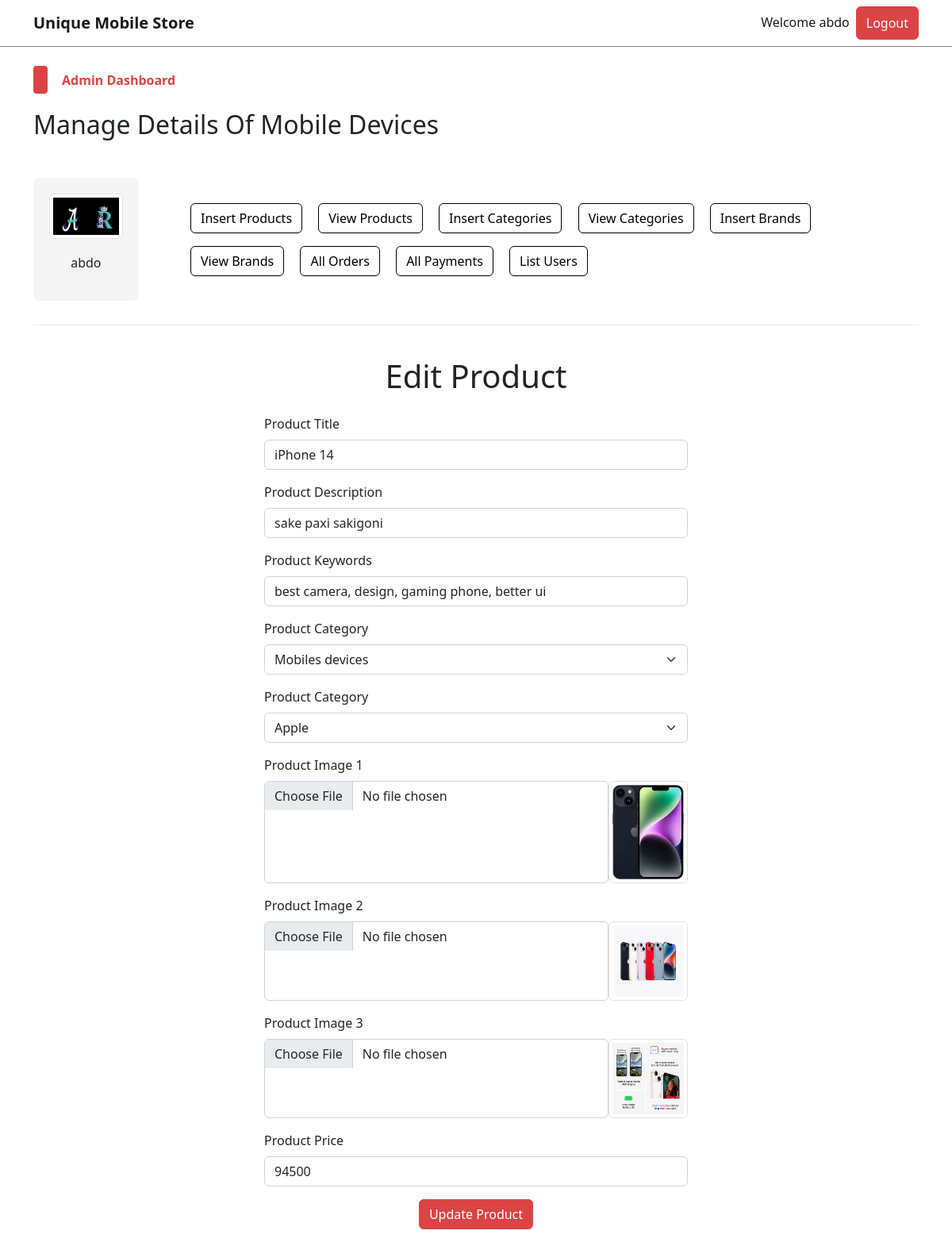
The app's page /admin/index.php?edit_product=1 (signed in) with its own data.
### tables this page shows
CREATE TABLE `admin_table` (
  `admin_id` int(11) NOT NULL,
  `admin_name` varchar(100) NOT NULL,
  `admin_email` varchar(200) NOT NULL,
  `admin_image` varchar(255) NOT NULL,
  `admin_password` varchar(255) NOT NULL
);

CREATE TABLE `products` (
  `product_id` int(11) NOT NULL,
  `product_title` varchar(120) NOT NULL,
  `product_description` varchar(255) NOT NULL,
  `product_keywords` varchar(255) NOT NULL,
  `category_id` int(11) NOT NULL,
  `brand_id` int(11) NOT NULL,
  `product_image_one` varchar(255) NOT NULL,
  `product_image_two` varchar(255) NOT NULL,
  `product_image_three` varchar(255) NOT NULL,
  `product_price` float NOT NULL,
  `date` timestamp NOT NULL DEFAULT current_timestamp() ON UPDATE current_timestamp(),
  `status` varchar(100) NOT NULL
);

### admin/edit_product.php (the view, shortened to what this page needs)
<?php
    if(isset($_GET['edit_product'])){
        $edit_id = $_GET['edit_product'];
        $get_data_query = "SELECT * FROM `products` WHERE product_id = $edit_id";
        $get_data_result = mysqli_query($con,$get_data_query);
        $row_fetch_data = mysqli_fetch_array($get_data_result);
        $product_title = $row_fetch_data['product_title'];
        $product_description = $row_fetch_data['product_description'];
        $product_keywords = $row_fetch_data['product_keywords'];
        $category_id = $row_fetch_data['category_id'];
        $brand_id = $row_fetch_data['brand_id'];
        $product_image_one_old = $row_fetch_data['product_image_one'];
        $product_image_two_old = $row_fetch_data['product_image_two'];
        $product_image_three_old = $row_fetch_data['product_image_three'];
        $product_price = $row_fetch_data['product_price'];
    }
    ?>
<div class="container">
    <div class="row justify-content-center">
        <div class="col-md-6">
            <h1 class="text-center mb-4">Edit Product</h1>
            <form action="" method="post" enctype="multipart/form-data" class="d-flex flex-column gap-3 mb-3">
                <div class="form-outline">
                    <label for="product_title" class="form-label">Product Title</label>
                    <input type="text" name="product_title" id="product_title" class="form-control" required value="<?php echo $product_title;?>">
                </div>
                <div class="form-outline">
                    <label for="product_description" class="form-label">Product Description</label>
                    <input type="text" name="product_description" id="product_description" class="form-control" required value="<?php echo $product_description;?>">
                </div>
                <div class="form-outline">
                    <label for="product_keywords" class="form-label">Product Keywords</label>
                    <input type="text" name="product_keywords" id="product_keywords" class="form-control" required value="<?php echo $product_keywords;?>">
                </div>
                <div class="form-outline">
                    <label for="product_category" class="form-label">Product Category</label>
                    <select name="product_category" id="product_category" class="form-select" required >
                        <?php
                        $select_category_query_all = "SELECT * FROM `categories`";
                        $select_category_result_all = mysqli_query($con,$select_category_query_all);
                        while($fetch_category_name_all = mysqli_fetch_array($select_category_result_all)){
                            $category_name_is_all = $fetch_category_name_all['category_title'];
                            $category_id_is_all = $fetch_category_name_all['category_id'];
                            echo $category_id_is_all == $category_id ? "
                            <option value='$category_id_is_all' selected>$category_name_is_all</option>
                        ": "
                        <option value='$category_id_is_all'>$category_name_is_all</option>
                    ";
                        }
                        ?>
                    </select>
                </div>
                <div class="form-outline">
                    <label for="product_brand" class="form-label">Product Category</label>
                    <select name="product_brand" id="product_brand" class="form-select" required>
                        <?php
                        $select_brand_query_all = "SELECT * FROM `brands`";
                        $select_brand_result_all = mysqli_query($con,$select_brand_query_all);
                        while($fetch_brand_name_all = mysqli_fetch_array($select_brand_result_all)){
                            $brand_name_is_all = $fetch_brand_name_all['brand_title'];
                            $brand_id_is_all = $fetch_brand_name_all['brand_id'];
                            echo $brand_id_is_all == $brand_id ? "
                            <option value='$brand_id_is_all' selected>$brand_name_is_all</option>
                        ": "
                        <option value='$brand_id_is_all'>$brand_name_is_all</option>
                    ";
                        }
                        ?>
                    </select>
                </div>
                <div class="form-outline">
                    <label for="product_image_one" class="form-label">Product Image 1</label>
                    <div class="d-flex">
                        <input type="file" name="product_image_one" id="product_image_one" class="form-control" value="<?php echo $product_image_one_old;?>">
                        <img src="./product_images/<?php echo $product_image_one_old;?>" alt="<?php echo $product_title;?>" class="img-thumbnail" width="100px">
                    </div>
                </div>
                <div class="form-outline">
                    <label for="product_image_two" class="form-label">Product Image 2</label>
                    <div class="d-flex">
                        <input type="file" name="product_image_two" id="product_image_two" class="form-control" value="<?php echo $product_image_two_old;?>">
                        <img src="./product_images/<?php echo $product_image_two_old;?>" alt="<?php echo $product_title;?>" class="img-thumbnail" width="100px">
                    </div>
                </div>
                <div class="form-outline">
                    <label for="product_image_three" class="form-label">Product Image 3</label>
                    <div class="d-flex">
                        <input type="file" name="product_image_three" id="product_image_three" class="form-control" value="<?php echo $product_image_three_old;?>">
                        <img src="./product_images/<?php echo $product_image_three_old;?>" alt="<?php echo $product_title;?>" class="img-thumbnail" width="100px">
                    </div>
                </div>
                <div class="form-outline">
                    <label for="product_price" class="form-label">Product Price</label>
                    <input type="number" name="product_price" id="product_price" class="form-control" required value="<?php echo $product_price;?>">
                </div>
                <div class="form-outline text-center">
                    <input type="submit" value="Update Product" class="btn btn-primary" name="update_product">
                </div>
            </form>
        </div>
    </div>
</div>

### admin/index.php (shortened to what this page needs)
<?php
    include('../functions/common_functions.php');
    if(isset($_SESSION['admin_username'])){
        $admin_name = $_SESSION['admin_username'];
        $get_admin_data = "SELECT * FROM `admin_table` WHERE admin_name = '$admin_name'";
        $get_admin_result = mysqli_query($con,$get_admin_data);
        $row_fetch_admin_data = mysqli_fetch_array($get_admin_result);
        $admin_name = $row_fetch_admin_data['admin_name'];
        $admin_image = $row_fetch_admin_data['admin_image'];
    }else{
        echo "<script>window.open('./admin_login.php','_self');</script>";
    }
?>
<!DOCTYPE html>
<html lang="en">
<head>
    <link rel="stylesheet" href="../assets/css/bootstrap.css" />
    <link rel="stylesheet" href="../assets/css/main.css" />
</head>
<body>
    <nav class="navbar navbar-expand-lg navbar-light bg-light">
        <div class="container">
            <a class="navbar-brand fw-bold" href="#">Unique Mobile Store</a>
            <div class="collapse navbar-collapse" id="navbarSupportedContentad">
                <ul class="navbar-nav ms-auto mb-2 mb-lg-0">
                    <li class="nav-item">
                        <a class="nav-link active" aria-current="page" href="#">Welcome <?php echo $admin_name;?></a>
                    </li>
                    <li class="nav-item">
                    <button class="btn btn-primary p-0 px-1">
                            <a href="./admin_logout.php" class="nav-link text-light">Logout</a>
                        </button>
                    </li>
                </ul>
            </div>
        </div>
    </nav>
    <div class="control">
        <div class="container pt-4 pb-0">
            <div class="categ-header">
                <div class="sub-title">
                    <span class="shape"></span>
                    <span class="title">Admin Dashboard</span>
                </div>
                <h2>Manage Details Of Mobile Devices</h2>
            </div>
            <div class="row align-items-center">
                <div class="col-md-2">
                    <div class="admin-image">
                        <a href="./index.php"><img src="./admin_images/<?php echo $admin_image;?>" class="img-thumbnail" alt="Admin Photo"></a>
                        <p><?php echo $admin_name;?></p>
                    </div>
                </div>
                <div class="col-md-10">
                    <div class="buttons">
                        <button class="btn btn-outline-primary m-2">
                            <a href="./insert_product.php" class="nav-link">Insert Products</a>
                        </button>
                        <button class="btn btn-outline-primary m-2">
                            <a href="index.php?view_products" class="nav-link">View Products</a>
                        </button>
                        <button class="btn btn-outline-primary m-2">
                            <a href="index.php?insert_category" class="nav-link">Insert Categories</a>
                        </button>
                        <button class="btn btn-outline-primary m-2">
                            <a href="index.php?view_categories" class="nav-link">View Categories</a>
                        </button>
                        <button class="btn btn-outline-primary m-2">
                            <a href="index.php?insert_brand" class="nav-link">Insert Brands</a>
                        </button>
                        <button class="btn btn-outline-primary m-2">
                            <a href="index.php?view_brands" class="nav-link">View Brands</a>
                        </button>
                        <button class="btn btn-outline-primary m-2">
                            <a href="index.php?list_orders" class="nav-link">All Orders</a>
                        </button>
                        <button class="btn btn-outline-primary m-2">
                            <a href="index.php?list_payments" class="nav-link">All Payments</a>
                        </button>
                        <button class="btn btn-outline-primary m-2">
                            <a href="index.php?list_users" class="nav-link">List Users</a>
                        </button>
                    </div>
                </div>
            </div>
        </div>
    </div>
    <div class="container">
        <div class="divider"></div>
    </div>
    <div class="change-page">
        <div class="container">
            <?php
            if(isset($_GET['edit_product'])){
                include('./edit_product.php');
            }
            ?>
        </div>
    </div>
</body>
</html>

### assets/css/main.css (style rules this page uses)
* { -webkit-box-sizing: border-box; -moz-box-sizing: border-box; box-sizing: border-box; margin: 0; padding: 0; }
html { scroll-behavior: smooth; }
a { text-decoration: none; color: #000000; cursor: pointer; }
button, input[type="submit"] { cursor: pointer; }
ul { list-style: none; }
.divider { background-color: #eaeaea; height: 1.5px; width: 100%; margin-top: 30px; margin-bottom: 40px; }
.container .categ-header { display: flex; flex-direction: column; gap: 20px; margin-bottom: 40px; }
.container .categ-header .sub-title { display: flex; flex-direction: row; gap: 18px; align-items: center; }
.container .categ-header .sub-title span:nth-of-type(1) { width: 18px; height: 35px; background-color: #DB4444; border-radius: 4px; -webkit-border-radius: 4px; -moz-border-radius: 4px; -ms-border-radius: 4px; -o-border-radius: 4px; }
.shape { display: inline-block; width: 18px; height: 35px; background-color: #DB4444; border-radius: 4px; -webkit-border-radius: 4px; -moz-border-radius: 4px; -ms-border-radius: 4px; -o-border-radius: 4px; }
.container .categ-header .sub-title span:nth-of-type(2) { color: #DB4444; font-weight: bold; }
.bg-light { background-color: #ffffff !important; border-bottom: 1px solid #7D8184; }
.control .container .row .admin-image { width: 80%; background-color: #F5F5F5; padding: 20px; display: flex; flex-direction: column; gap:18px; align-items: center; border-radius: 8px; -webkit-border-radius: 8px; -moz-border-radius: 8px; -ms-border-radius: 8px; -o-border-radius: 8px; }
.control .container .row .admin-image img { width: 100%; }
.control .container .row .buttons a.nav-link { transition: 0s; -webkit-transition: 0s; -moz-transition: 0s; -ms-transition: 0s; -o-transition: 0s; }

### records on screen
admin_table: admin_name "abdo", admin_image (picture)
products: product_title "iPhone 14", product_description "sake paxi sakigoni", product_keywords "best camera, design, gaming phone, better ui", product_image_one (picture), product_image_two+product_title (picture), product_image_three+product_title (picture), product_price "94500"

### other values on screen
form field product_category "Mobiles devices"
form field product_brand "Apple"
